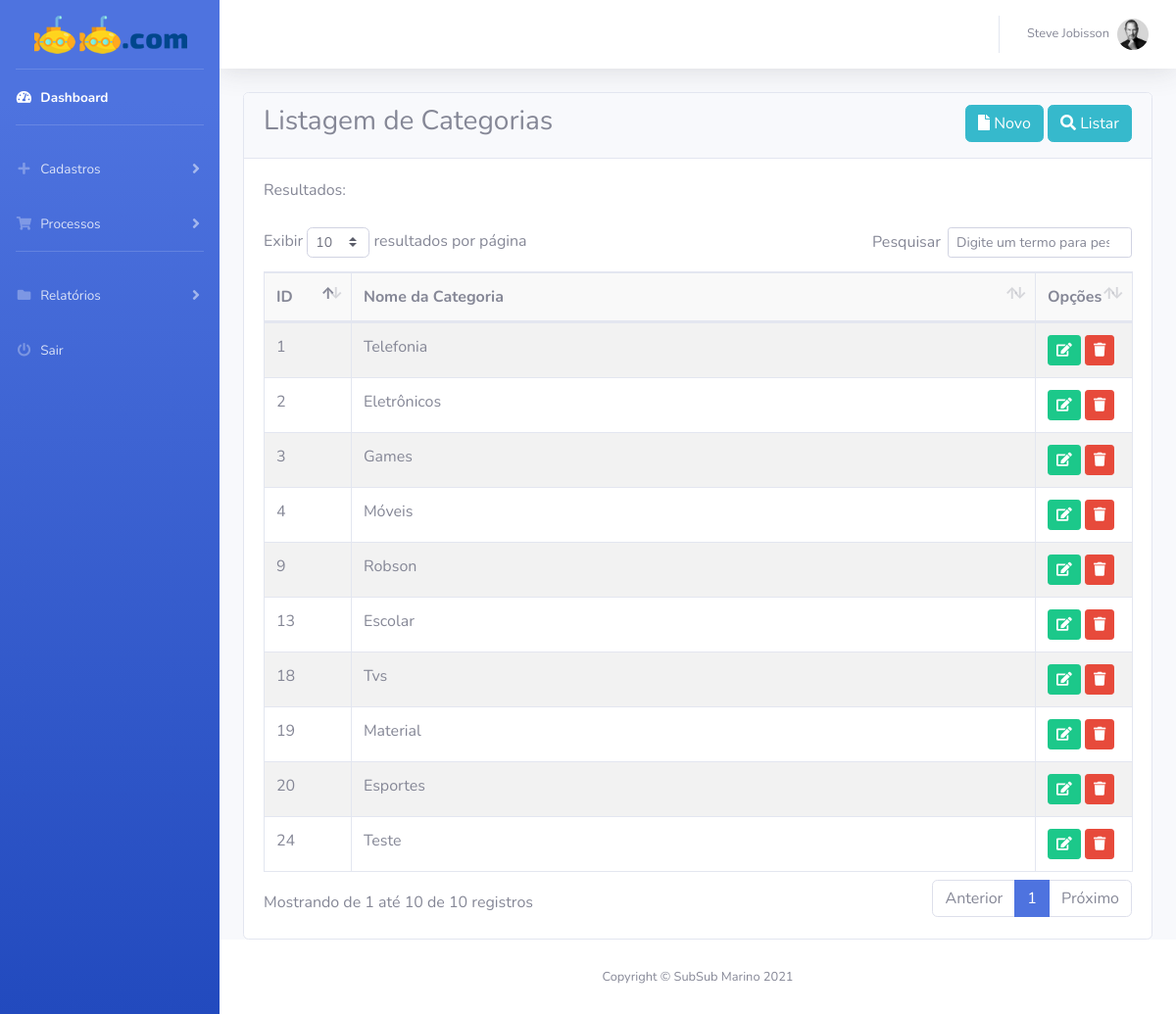
The page /admin/listar/categorias (signed in) on the database its author committed.
### tables this page shows
CREATE TABLE `categoria` (
  `id` int(11) NOT NULL,
  `categoria` varchar(100) DEFAULT NULL
);

### admin/listar/categorias.php (the view, shortened to what this page needs)
<div class="card">
    <div class="card-header">
        <h3 class="float-left">Listagem de Categorias</h3>
        <div class="float-right">
        	<a href="cadastros/categorias" class="btn btn-info">
        		<i class="fas fa-file"></i> Novo
        	</a>
        	<a href="listar/categorias" class="btn btn-info">
        		<i class="fas fa-search"></i> Listar
        	</a>
        </div>
    </div>
    <div class="card-body">
        <p>Resultados:</p>
        <table class="table table-bordered table-striped table-hover">
            <thead>
                <tr>
                    <td width="10%">ID</td>
                    <td width="80%">Nome da Categoria</td>
                    <td width="10%">Opções</td>
                </tr>
            </thead>
            <tbody>
                <?php
                    $sql = "select * from categoria order by categoria";
                    $consulta = $pdo->prepare($sql);
                    $consulta->execute();
                    while ( $dados = $consulta->fetch(PDO::FETCH_OBJ) ){
                        ?>
                        <tr>
                            <td><?=$dados->id?></td>
                            <td><?=$dados->categoria?></td>
                            <td>
                                <a href="cadastros/categorias/<?=$dados->id?>" class="btn btn-success btn-sm">
                                    <i class="fas fa-edit"></i>
                                </a>
                                <a href="javascript:excluir(<?=$dados->id?>)" class="btn btn-danger btn-sm">
                                    <i class="fas fa-trash"></i>
                                </a>
                            </td>
                        </tr>
                        <?php
                    }
                ?>
            </tbody>
        </table>
    </div>
</div>

### admin/css/style.css (style rules this page uses)
thead { background: #F9f9f9; font-weight: bold; }

### rows shown on the page
categoria: id "2", categoria "Eletrônicos"
categoria: id "13", categoria "Escolar"
categoria: id "20", categoria "Esportes"
categoria: id "3", categoria "Games"
categoria: id "19", categoria "Material"
categoria: id "4", categoria "Móveis"
categoria: id "9", categoria "Robson"
categoria: id "1", categoria "Telefonia"
categoria: id "24", categoria "Teste"
categoria: id "18", categoria "Tvs"

### other values the page prints
$_SESSION['submarino']['nome'] "Steve Jobisson"
